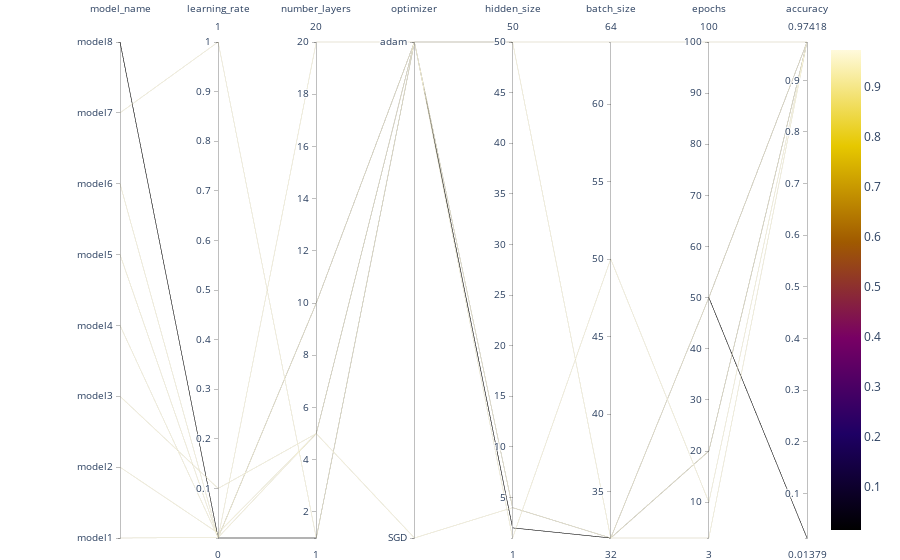

Notebook source saved alongside this figure:
### Code cell
# create a parallel coordination plot over hyperparamaters again
parallel_coordinates(model_dump, metric="accuracy")

### Figure 1 — Plotly figure (JSON) as saved in the notebook; plotly's stock layout.template omitted (floating-point values rounded to 4 significant figures)
{"data": [{"dimensions": [{"label": "model_name", "range": [0, 7], "ticktext": ["model1", "model2", "model3", "model4", "model5", "model6", "model7", "model8"], "tickvals": [0, 1, 2, 3, 4, 5, 6, 7], "values": [0, 1, 2, 3, 4, 5, 6, 7]}, {"label": "learning_rate", "range": [1e-05, 1], "values": [0.001, 0.01, 0.1, 0.001, 0.0001, 0.0001, 1, 1e-05]}, {"label": "number_layers", "range": [1, 20], "values": [5, 5, 5, 10, 10, 20, 1, 1]}, {"label": "optimizer", "range": [0, 1], "ticktext": ["SGD", "adam"], "tickvals": [0, 1], "values": [1, 0, 1, 1, 1, 1, 1, 1]}, {"label": "hidden_size", "range": [1, 50], "values": [4, 4, 4, 50, 50, 4, 1, 2]}, {"label": "batch_size", "range": [32, 64], "values": [32, 32, 32, 32, 64, 32, 50, 32]}, {"label": "epochs", "range": [3, 100], "values": [50, 20, 20, 3, 100, 50, 10, 50]}, {"label": "accuracy", "range": [0.01379, 0.9742], "values": [0.9742, 0.9742, 0.9742, 0.9742, 0.9742, 0.9742, 0.9742, 0.01379]}], "line": {"cmax": 0.9742, "cmin": 0.01379, "color": [0.9742, 0.9742, 0.9742, 0.9742, 0.9742, 0.9742, 0.9742, 0.01379], "colorscale": [[0, "rgb(0,0,0)"], [0.2, "rgb(30,0,100)"], [0.4, "rgb(120,0,100)"], [0.6, "rgb(160,90,0)"], [0.8, "rgb(230,200,0)"], [1, "rgb(255,250,220)"]], "showscale": true}, "type": "parcoords"}], "layout": {"margin": {"b": 20, "l": 120, "r": 30, "t": 40}}}
